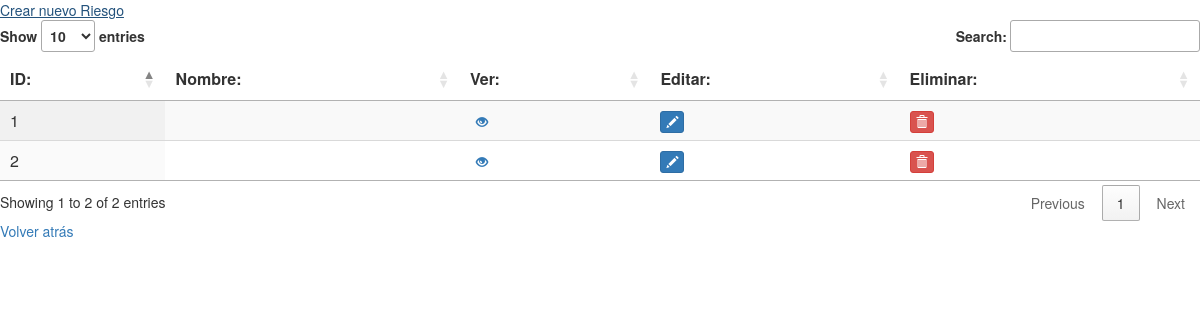
Page /index/riesgo on the earlier database version.
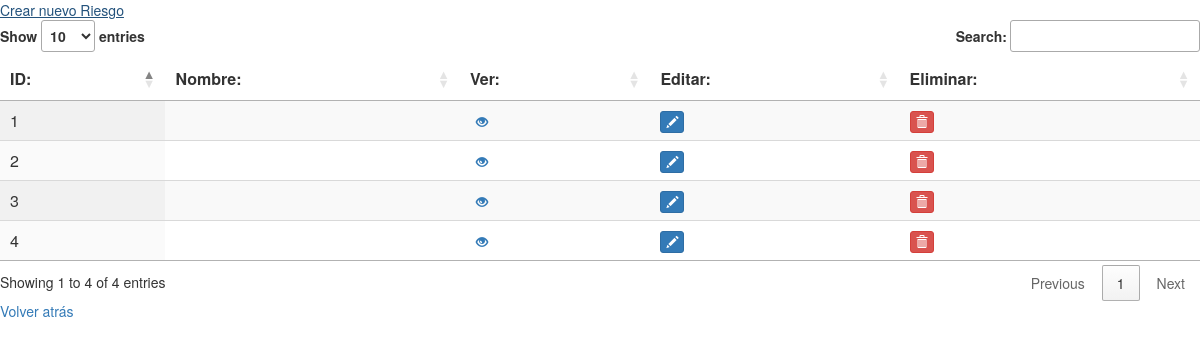
Same page on the later database version.
### ModelsMaster/models.py (models this page shows)
class Riesgo(models.Model):
    id_rg=models.AutoField(primary_key=True, db_column="id_Riesgo")
    str_rg_nombre=models.CharField(max_length=256,db_column="Nombre")
    bool_rg_eliminado=models.BooleanField(default=False, db_column="eliminado")
    class Meta:
        db_table = "riesgos"

### ModelsMaster/views.py (the view)
# urls.py: path('', views.index),
    def index(request):
        all = Riesgo.objects.filter(bool_rg_eliminado=False)
        args = {
            "riesgos":all
        }
        return render(request, 'Riesgo/index.html', args)

### ModelsMaster/templates/Riesgo/index.html (shortened to what this page needs)
{% extends '../base_index.html' %}
    {% block thead %}
    <th> ID: </th>
    <th> Nombre:</th>
    <th> Ver:</th>
    <th> Editar:</th>
    <th> Eliminar:</th>
    {% endblock %}
    {% block body %}
    <a href="/new/riesgo">Crear nuevo Riesgo</a>
    {% endblock %}
    {% block tbody %}
        {% if riesgos %}
            {% for riesgo in riesgos %}
            <tr>
                <td>{{riesgo.id_rg}}</td>
                <td>{{riesgo.str_rg_nombre}}</td>
                <td><a class="btn btn-xs glyphicon glyphicon-eye-open" href="/show/riesgo/{{riesgo.id_rg}}"></a></td>
                <td><a class="btn btn-primary btn-xs glyphicon glyphicon-pencil" href="/edit/riesgo/{{riesgo.id_rg}}"></a></td>
                <td><a class="btn btn-danger btn-xs glyphicon glyphicon-trash" href="/delete/riesgo/{{riesgo.id_rg}}"></a></td>
            </tr>
            {% endfor %}
        {% else %}
            <h2>No se han encontrado ningún riesgo creado</h2>
        {% endif %}
    {% endblock %}

Differences in the rows shown:
added Riesgo: id_rg "3"
added Riesgo: id_rg "4"
Other differences:
text written by a page script: "Show entries Search: Showing 1 to 2 of 2 entries Previous 1 Next" → "Show entries Search: Showing 1 to 4 of 4 entries Previous 1 Next"
